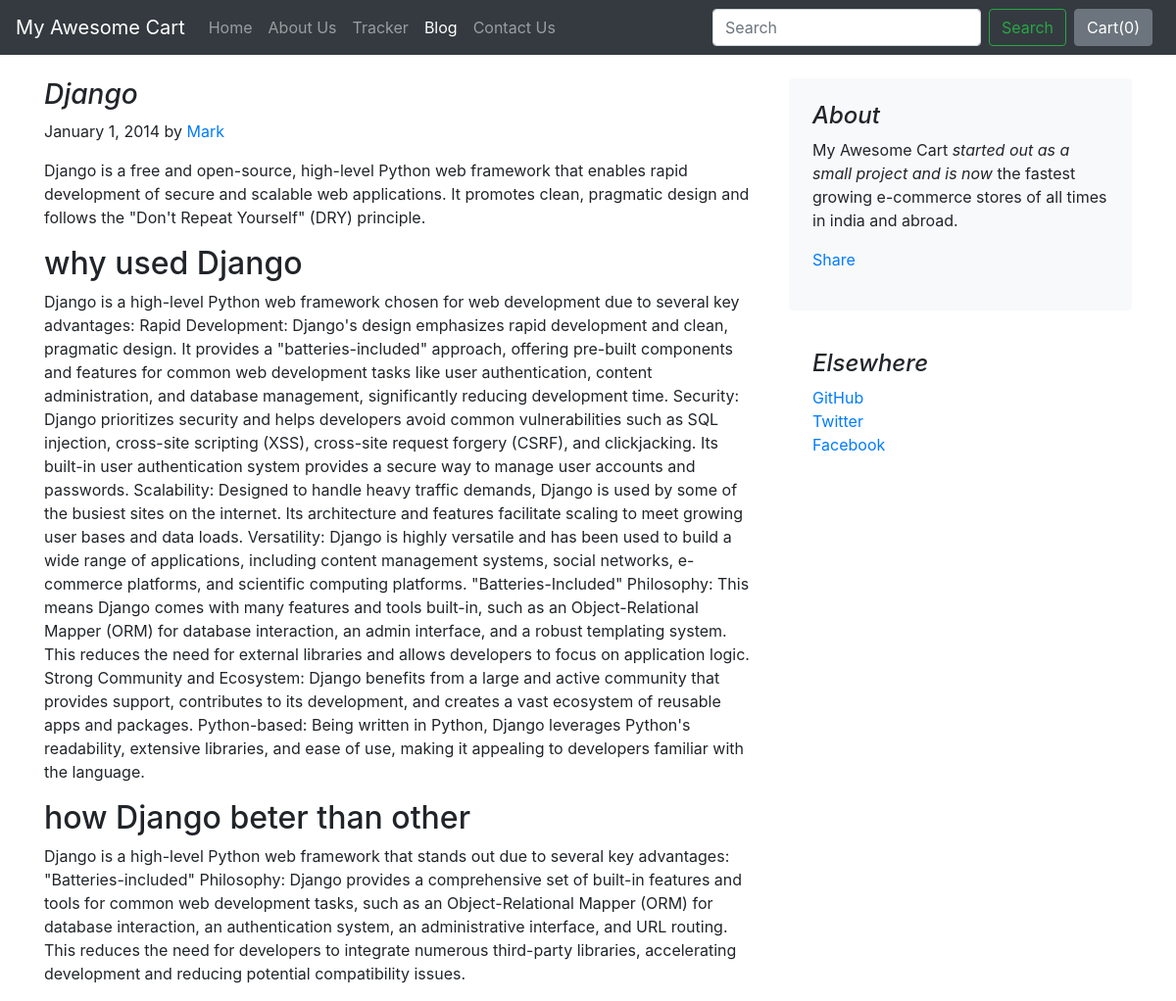
The page /blog/blogpost/1 on the database its author committed.
### blog/models.py (models this page shows)
class Blogpost(models.Model):
    post_id = models.AutoField(primary_key=True)
    title = models.CharField(max_length=50)
    head0 = models.CharField(max_length=500, default="")
    chead0 = models.CharField(max_length=5000, default="")
    head1 = models.CharField(max_length=500, default="")
    chead1 = models.CharField(max_length=5000, default="")
    head2 = models.CharField(max_length=500, default="")
    chead2 = models.CharField(max_length=5000, default="")
    pub_date = models.DateField()
    thumbnail = models.ImageField(upload_to='shop/images', default="")
    def __str__(self):
        return self.title

### blog/views.py (the view)
# urls.py: path("blogpost/<int:id>", views.blogpost, name="blogHome")
def blogpost(request, id):
    post = Blogpost.objects.filter(post_id = id)[0]
    print(post)
    return render(request, 'blog/blogpost.html',
                  {'post':post})

### blog/templates/blog/blogpost.html (shortened to what this page needs)
{% extends 'blog/basic.html' %}
{% block body %}
<div class="container">
    <div class="row mt-4">
        <div class="col-md-8 blog-main">
            <h3 class="font-italic">
                {{post.title}}
            </h3>
            <div class="blog-post">
                <p class="blog-post-meta">January 1, 2014 by <a href="#">Mark</a></p>
                <p>{{post.chead0}}</p>
                <h2>{{post.head1}}</h2>
                <p>{{post.chead1}}</p>
                <h2>{{post.head2}}</h2>
                <p>{{post.chead2}}</p>
            </div>
        </div>
        <aside class="col-md-4 blog-sidebar">
            <div class="p-4 mb-3 bg-light rounded">
                <h4 class="font-italic">About</h4>
                <p class="mb-0">My Awesome Cart <em>started out as a small project and is now</em> the fastest growing e-commerce stores of all times in india and abroad.</p>
                <div class="my-3 fb-share-button" data-href="http://127.0.0.1:8000/blog/blogpost/{{post.post_id}}" data-layout="button_count" data-size="large"><a target="_blank" href="https://www.facebook.com/sharer/sharer.php?u=http%3A%2F%2F127.0.0.1%3A8000%2Fblog%2Fblogpost%2F4&src=sdkpreparse" class="fb-xfbml-parse-ignore">Share</a></div>
            </div>
            <div class="p-4">
                <h4 class="font-italic">Elsewhere</h4>
                <ol class="list-unstyled">
                    <li><a href="#">GitHub</a></li>
                    <li><a href="#">Twitter</a></li>
                    <li><a href="#">Facebook</a></li>
                </ol>
            </div>
        </aside>
    </div>
</div>
{% endblock %}

### rows shown on the page
Blogpost: title "Django", chead0 "Django is a free and open-source, high-level Python web framework that enables rapid development of secure and scalable web applications. It promotes clean, pragmatic design and follows the \"Don't Repeat Yourself\" (DRY) principle.", head1 "why used Django", chead1 "Django is a high-level Python web framework chosen for web development due to several key advantages: Rapid Development: Django's design emphasizes rapid development and clean, pragmatic design. It provides a \"batteries-included\" approach, offering pre-built components and features for common web development tasks like user authentication, content administration, and database management, significantly reducing development time. Security: Django prioritizes security and helps developers avoid common vulnerabilities such as SQL injection, cross-site scripting (XSS), cross-site request forgery (CSRF), and clickjacking. Its built-in user authentication system provides a secure way to manage…", head2 "how Django beter than other", chead2 "Django is a high-level Python web framework that stands out due to several key advantages: \"Batteries-included\" Philosophy: Django provides a comprehensive set of built-in features and tools for common web development tasks, such as an Object-Relational Mapper (ORM) for database interaction, an authentication system, an administrative interface, and URL routing. This reduces the need for developers to integrate numerous third-party libraries, accelerating development and reducing potential compatibility issues."
